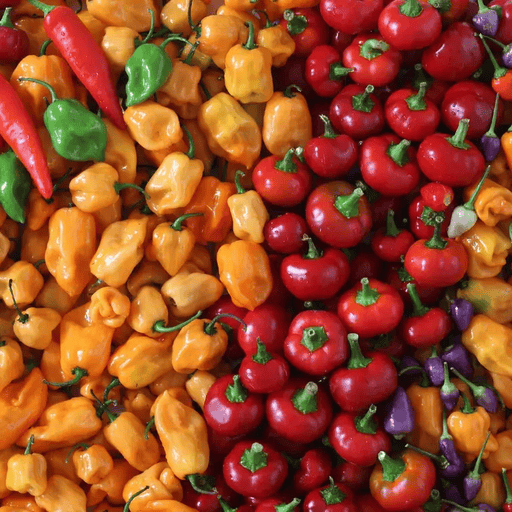
#> input picture final_lab/images/peppers.png, 512 x 512 px, found by its file name
$ python q11.py
#> lines starting #> are read from the running program, lines starting #| are printed output that depends on the picture
### final_lab/zahinDIP/zahin_dip.py
from typing import Tuple

import numpy as np
import numpy.typing as npt
import cv2

import numpy as np
import numpy.typing as npt

# [11 lines left out: function toggle_contrast, not called in this run]


def high_contrast(img: npt.NDArray[np.uint8]) -> npt.NDArray[np.uint8]:
    return cv2.equalizeHist(img).astype(np.uint8)

def low_contrast(img: npt.NDArray[np.uint8], low: int = 50, high: int = 200) -> npt.NDArray[np.uint8]:
    return cv2.normalize(img, None, low, high, cv2.NORM_MINMAX)

def calc_hist(img: npt.NDArray[np.uint8], max_value: int = 255)->npt.NDArray[np.int32]:
    counts = np.zeros((max_value + 1), dtype = np.int32)

    for row in img:
        for pixel in row:
            counts[pixel] += 1

    return counts

# [58 lines left out: functions log_transform, gamma_correction, step_func, conv2D, not called in this run]


def _calc_pdf(counts: npt.NDArray)->np.ndarray[np.float32]:
    total = float(np.sum(counts))
    pdf = counts / total
    return pdf

def _calc_cdf(pdf: npt.NDArray[np.float32])->npt.NDArray[np.float32]:
    cdf = np.cumsum(pdf)
    return cdf

def hist_equaliz(img: npt.NDArray[np.uint8], max_value: int = 255, output_image: bool = True)->npt.NDArray[np.uint8]:
    counts = calc_hist(img)
    pdf = _calc_pdf(counts)
    cdf = _calc_cdf(pdf)
    nz = np.nonzero(cdf)[0]
    cdf_min = cdf[nz[0]]
    if (1 - cdf_min) <= 0:
        raise ValueError('less than zero')
    equalized = (((cdf - cdf_min) / (1 - cdf_min)) * float(max_value))
    equalized = np.clip(np.round(equalized), 0, max_value)
    equalized = equalized.astype(np.uint8)
    if not output_image:
        return equalized
    img_transformed = equalized[img]
    return img_transformed

# [22 lines left out: functions hist_matchv1, hist_matchv2, not called in this run]


def adaptive_hist_equaliz(img: npt.NDArray[np.uint8], max_value: int = 255, block_size: int = 8)->npt.NDArray[np.uint8]:
    row = img.shape[0]
    col = img.shape[1]
    i = 0
    img_transformed = np.zeros_like(img, dtype = np.uint8)
    while i < row:
        j = 0
        while j < col:
            i_m = min((i + block_size), row)
            j_m = min((j + block_size), col)
            img_block = img[i:i_m, j:j_m]
            img_block_transformed = hist_equaliz(img_block)
            img_transformed[i:i_m, j:j_m] = img_block_transformed
            j += block_size
        i += block_size
    return img_transformed

def hist_clahe(img: npt.NDArray[np.uint8], max_value: int = 255, clip: float = 2)->npt.NDArray[np.uint8]:
    counts = calc_hist(img)
    counts_cliped = np.array(counts, dtype = np.float32)
    while True:
        counts_cliped = np.minimum(counts_cliped, clip)
        excessives = np.maximum((counts_cliped - clip), 0)
        tmp = excessives.sum()
        if tmp < (max_value + 1):
            break
        exc_amount = tmp / float(max_value + 1)
        counts_cliped = counts_cliped + exc_amount
    pdf = _calc_pdf(counts_cliped)
    cdf = _calc_cdf(pdf)
    nz = np.nonzero(cdf)[0]
    cdf_min = cdf[nz[0]]
    if (1 - cdf_min) <= 0:
        raise ValueError('less than zero')
    equalized = (((cdf - cdf_min) / (1 - cdf_min)) * float(max_value))
    equalized = np.clip(np.round(equalized), 0, max_value)
    equalized = equalized.astype(np.uint8)
    img_transformed = equalized[img]
    return img_transformed


def adaptive_hist_clahe(img: npt.NDArray[np.uint8], max_value: int = 255, block_size: int = 8, clip: float = 2)->npt.NDArray[np.uint8]:
    row = img.shape[0]
    col = img.shape[1]
    i = 0
    img_transformed = np.zeros_like(img, dtype = np.uint8)
    while i < row:
        j = 0
        while j < col:
            i_m = min((i + block_size), row)
            j_m = min((j + block_size), col)
            img_block = img[i:i_m, j:j_m]
            img_block_transformed = hist_clahe(img_block, clip=clip)
            img_transformed[i:i_m, j:j_m] = img_block_transformed
            j += block_size
        i += block_size
    return img_transformed


def get_rect_se(kernel_size: int = 5)->npt.NDArray[np.uint8]:
    return cv2.getStructuringElement(cv2.MORPH_RECT, (kernel_size, kernel_size)).astype(np.uint8)


def get_ellipse_se(kernel_size: int = 5)->npt.NDArray[np.uint8]:
    return cv2.getStructuringElement(cv2.MORPH_ELLIPSE, (kernel_size, kernel_size)).astype(np.uint8)

def get_cross_se(kernel_size: int = 5)->npt.NDArray[np.uint8]:
    return cv2.getStructuringElement(cv2.MORPH_CROSS, (kernel_size, kernel_size)).astype(np.uint8)

# [22 lines left out: functions get_diamond_se, ero_or_dial, not called in this run]

def morph_open(img: npt.NDArray[np.uint8], kernel: npt.NDArray[np.uint8])->npt.NDArray[np.uint8]:
    return ero_or_dial(ero_or_dial(img, kernel, type_morph='ero'), kernel, type_morph = 'dial')

def morph_close(img: npt.NDArray[np.uint8], kernel: npt.NDArray[np.uint8])->npt.NDArray[np.uint8]:
    return ero_or_dial(ero_or_dial(img, kernel, type_morph='dial'), kernel, type_morph = 'ero')

def morph_tohat(img: npt.NDArray[np.uint8], kernel: npt.NDArray[np.uint8])->npt.NDArray[np.uint8]:
    return cv2.subtract(img, morph_open(img, kernel))

def morph_blackhat(img: npt.NDArray[np.uint8], kernel: npt.NDArray[np.uint8])->npt.NDArray[np.uint8]:
    return cv2.subtract(morph_close(img, kernel), img)


# [11 lines left out: function ideal_lowpass_filter, not called in this run]

def ideal_highpass_filter(img: npt.NDArray[np.uint8], radius: int)->npt.NDArray[np.uint8]:
    filter = (1 - ideal_lowpass_filter(img, radius)).astype(np.uint8)
    return filter

# [37 lines left out: functions ideal_bandpass_filter, apply_fft, apply_filter, butterworth_lowpass_filter, not called in this run]

def butterworth_highpass_filter(img: npt.NDArray[np.uint8], d0: int = 40, n: int = 2) -> npt.NDArray[np.float32]:
    return 1 - butterworth_lowpass_filter(img, d0, n)

# [8 lines left out: function gaussian_lowpass_filter, not called in this run]

def gaussian_highpass_filter(img: npt.NDArray[np.uint8], d0: int = 40) -> npt.NDArray[np.float32]:
    return 1 - gaussian_lowpass_filter(img, d0)


def butterworth_bandpass_filter(img: npt.NDArray[np.uint8], d_low: int = 30, d_high: int = 80, n: int = 2) -> npt.NDArray[np.float32]:
    return butterworth_lowpass_filter(img, d_high, n) - butterworth_lowpass_filter(img, d_low, n)

def gaussian_bandpass_filter(img: npt.NDArray[np.uint8], d_low: int = 30, d_high: int = 80) -> npt.NDArray[np.float32]:
    return gaussian_lowpass_filter(img, d_high) - gaussian_lowpass_filter(img, d_low)

### final_lab/q11.py
import cv2
import numpy as np
import matplotlib.pyplot as plt
from zahinDIP import zahin_dip as zahin


def main():
    img = cv2.imread('/home/zahin/Desktop/DIP_LAB/final_lab/images/peppers.png', cv2.IMREAD_GRAYSCALE)
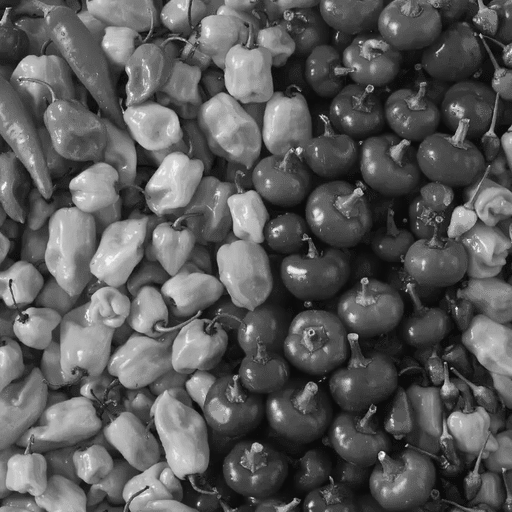
#> img: shape (512, 512); min 11, max 242, mean 89.6
    img_ahe = zahin.adaptive_hist_equaliz(img, block_size = 50)
#> after the loop in adaptive_hist_equaliz, `while i < row:`: i = 550
    img_clahe_1 = zahin.adaptive_hist_clahe(img, block_size = 50, clip = 10)
#> after the loop in adaptive_hist_clahe, `while i < row:`:
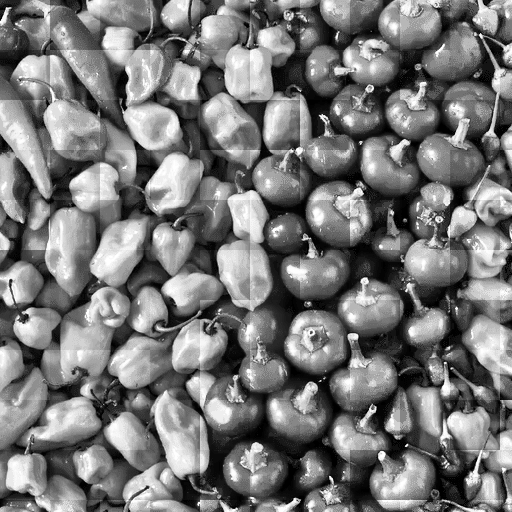
#> img_transformed: shape (512, 512); min 0, max 255, mean 119
    img_clahe_2 = zahin.adaptive_hist_clahe(img, block_size = 50, clip = 50)
#> call 2 of adaptive_hist_clahe, with max_value = 255, block_size = 50, clip = 50
#> the loop in adaptive_hist_clahe (call 2), `while i < row:` made 11 passes
#> i on passes 1 to 6: 50, 100, 150, 200, 250, 300
#> pass 1, in hist_clahe (call 123), `img_transformed = equalized[img]`:
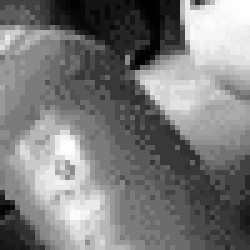
#> img_transformed: shape (50, 50) (shown 5 times larger); min 0, max 255, mean 123.1
#> pass 1, in hist_clahe (call 124), `img_transformed = equalized[img]`:
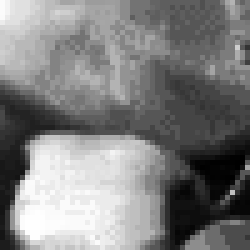
#> img_transformed: shape (50, 50) (shown 5 times larger); min 0, max 255, mean 127.5
#> pass 1, in hist_clahe (call 125), `img_transformed = equalized[img]`:
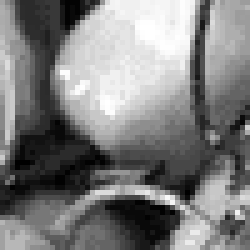
#> img_transformed: shape (50, 50) (shown 5 times larger); min 0, max 255, mean 125.3
#> after the loop in adaptive_hist_clahe (call 2), `while i < row:`:
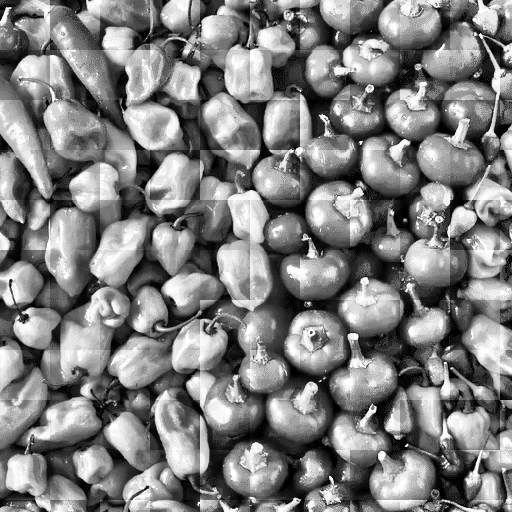
#> img_transformed: shape (512, 512); min 0, max 255, mean 127.3
    hist_ahe = zahin.calc_hist(img_ahe)
    hist = zahin.calc_hist(img)
    hist_calhe_1 = zahin.calc_hist(img_clahe_1)
    hist_calhe_2 = zahin.calc_hist(img_clahe_2)

    plt.figure(figsize=(12, 7))
    r = 2
    c = 4

    plt.subplot(r, c, 1)
    plt.imshow(img, cmap = 'gray')
    plt.axis(False)
    plt.title('original')
    plt.subplot(r, c, 2)
    plt.imshow(img_ahe, cmap = 'gray')
    plt.axis(False)
    plt.title('AHE')
    plt.subplot(r, c, 3)
    plt.imshow(img_clahe_1, cmap = 'gray')
    plt.axis(False)
    plt.title('CLAHE clipped = 10')
    plt.subplot(r, c, 4)
    plt.imshow(img_clahe_2, cmap = 'gray')
    plt.axis(False)
    plt.title('CLAHE clipped = 50')

    plt.subplot(r, c, 5)
    plt.bar(np.arange(len(hist)), hist)
    plt.title('original hist')
    plt.subplot(r, c, 6)
    plt.bar(np.arange(len(hist_ahe)), hist_ahe)
    plt.title('AHE hist')
    plt.subplot(r, c, 7)
    plt.bar(np.arange(len(hist_calhe_1)), hist_calhe_1)
    plt.title('CLAHE 10 hist')
    plt.subplot(r, c, 8)
    plt.bar(np.arange(len(hist_calhe_2)), hist_calhe_2)
    plt.title('CLAHE 50 hist')


    plt.tight_layout()
    plt.savefig('./outputs/q11.png')
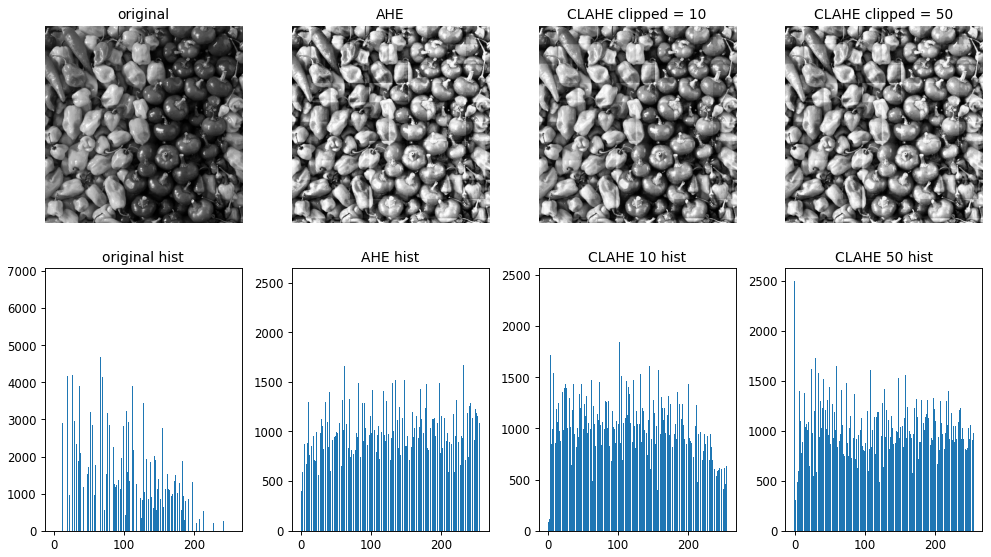
#> figure drawn by matplotlib, 8 panels; panel 5: tallest bar 6732 high, from x = 59.6 to 60.4; panel 6: tallest bar 2517 high, from x = -0.4 to 0.4; panel 7: tallest bar 2440 high, from x = -0.4 to 0.4; panel 8: tallest bar 2501 high, from x = -0.4 to 0.4


if __name__ == '__main__':
    main()
